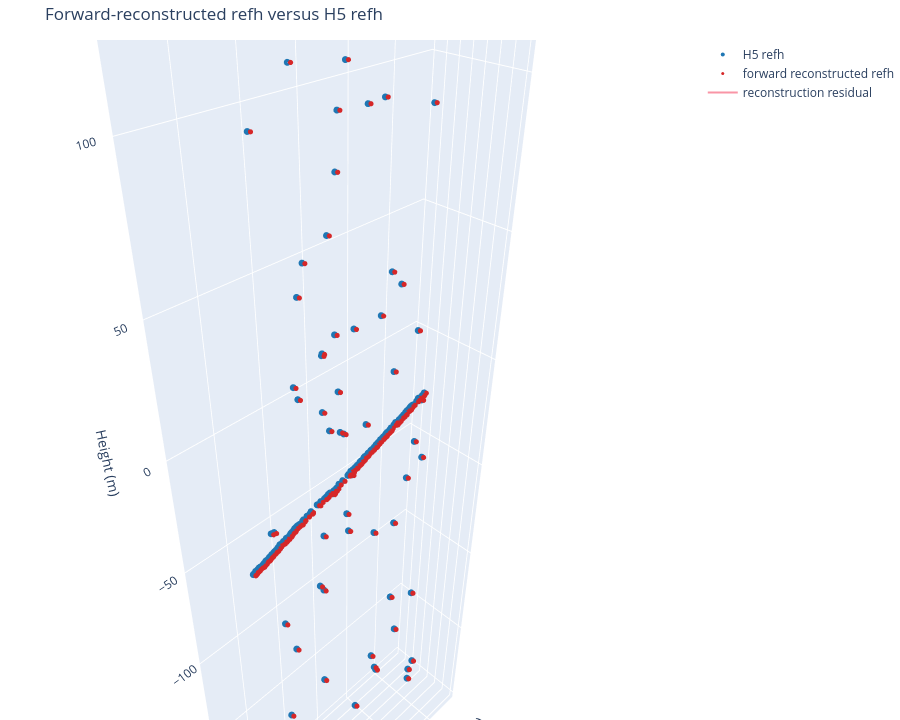

The notebook cell this image was saved under:
### Markdown cell above
## 11. 3D visualization: reconstructed refh versus H5 refh

### Code cell
def make_reconstruction_3d_figure(detail_df: pd.DataFrame, epsg: int, max_lines: int = 256) -> go.Figure:
    if detail_df.empty:
        return go.Figure()
    P = detail_df[['refh_x', 'refh_y', 'refh_z']].to_numpy(dtype=np.float64)
    Phat = detail_df[['x_hat', 'y_hat', 'z_hat']].to_numpy(dtype=np.float64)
    center = np.nanmedian(P, axis=0)
    Pp = P - np.array([center[0], center[1], 0.0])
    Hp = Phat - np.array([center[0], center[1], 0.0])
    fig = go.Figure()
    fig.add_trace(go.Scatter3d(
        x=Pp[:, 0], y=Pp[:, 1], z=Pp[:, 2],
        mode='markers', marker=dict(size=4, color='#1f77b4'), name='H5 refh',
        text=[f"track={int(t)}<br>H5 refh z={z:.3f} m<br>3D err={e:.3f} m" for t, z, e in zip(detail_df['track_num'], detail_df['refh_z'], detail_df['error_3d_m'])],
        hoverinfo='text',
    ))
    fig.add_trace(go.Scatter3d(
        x=Hp[:, 0], y=Hp[:, 1], z=Hp[:, 2],
        mode='markers', marker=dict(size=3, color='#d62728'), name='forward reconstructed refh', hoverinfo='skip',
    ))
    ids = np.arange(len(detail_df))
    if len(ids) > max_lines:
        ids = ids[np.linspace(0, len(ids)-1, max_lines).round().astype(int)]
    xs, ys, zs = [], [], []
    for idx in ids:
        xs += [Hp[idx, 0], Pp[idx, 0], None]
        ys += [Hp[idx, 1], Pp[idx, 1], None]
        zs += [Hp[idx, 2], Pp[idx, 2], None]
    fig.add_trace(go.Scatter3d(
        x=xs, y=ys, z=zs, mode='lines',
        line=dict(color='rgba(244,63,94,0.55)', width=2), name='reconstruction residual', hoverinfo='skip',
    ))
    fig.update_layout(
        title='Forward-reconstructed refh versus H5 refh',
        scene=dict(
            xaxis_title='Easting offset from median refh (m)',
            yaxis_title='Northing offset from median refh (m)',
            zaxis_title='Height (m)',
            aspectmode='data',
        ),
        height=720,
        margin=dict(l=0, r=0, t=40, b=0),
    )
    return fig

if not best_detail_df.empty and EPSG is not None:
    make_reconstruction_3d_figure(best_detail_df, EPSG, max_lines=MAX_RESIDUAL_LINES_3D).show()
else:
    print('No reconstruction detail data available for 3D plot.')

### Figure 1 — Plotly figure (JSON) as saved in the notebook; plotly's stock layout.template omitted (floating-point values rounded to 4 significant figures; data arrays with more than 128 entries replaced by an {"elided": "..."} marker saying what was removed)
{"data": [{"hoverinfo": "text", "marker": {"color": "#1f77b4", "size": 4}, "mode": "markers", "name": "H5 refh", "text": {"elided": "256 str values"}, "type": "scatter3d", "x": {"elided": "256 float values"}, "y": {"elided": "256 float values"}, "z": {"elided": "256 float values"}}, {"hoverinfo": "skip", "marker": {"color": "#d62728", "size": 3}, "mode": "markers", "name": "forward reconstructed refh", "type": "scatter3d", "x": {"elided": "256 float values"}, "y": {"elided": "256 float values"}, "z": {"elided": "256 float values"}}, {"hoverinfo": "skip", "line": {"color": "rgba(244,63,94,0.55)", "width": 2}, "mode": "lines", "name": "reconstruction residual", "type": "scatter3d", "x": {"elided": "768 float values"}, "y": {"elided": "768 float values"}, "z": {"elided": "768 float values"}}], "layout": {"height": 720, "margin": {"b": 0, "l": 0, "r": 0, "t": 40}, "scene": {"aspectmode": "data", "xaxis": {"title": {"text": "Easting offset from median refh (m)"}}, "yaxis": {"title": {"text": "Northing offset from median refh (m)"}}, "zaxis": {"title": {"text": "Height (m)"}}}, "title": {"text": "Forward-reconstructed refh versus H5 refh"}}}
